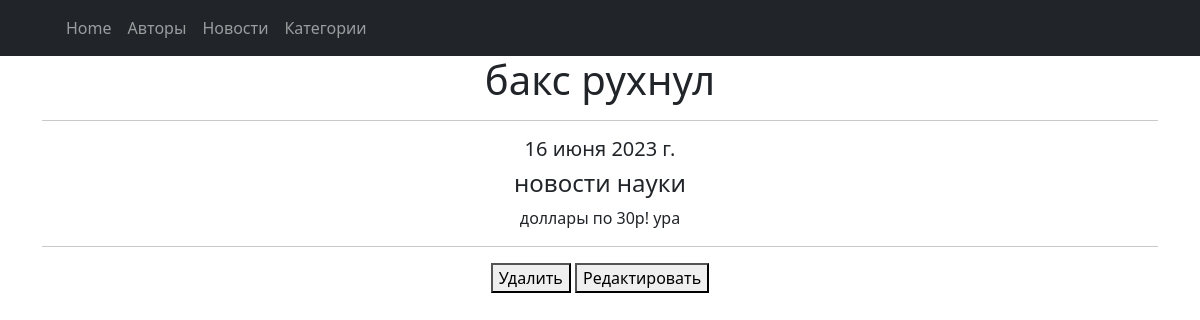
The app's page /news/7/ with its own data.
### news/models.py (models this page shows, shortened)
class Post(models.Model):
    objects = None
    news = 'NW'
    states = 'PS'
    TYPE = [
        (news, 'Новость'),
        (states, 'Статья')
    ]
    post_tip = models.CharField(max_length=10, choices=TYPE, default=states)
    date_in = models.DateField(auto_now_add=True)
    header = models.CharField(max_length=255)
    contents = models.TextField(blank=True)
    author = models.ForeignKey(Author, on_delete=models.CASCADE)
    category = models.ManyToManyField(to=Category, through='PostCategory', related_name='PostCategory')
    rating_post = models.IntegerField(default=0, validators=[MinValueValidator(0.0)])

class Category(models.Model):
    objects = None
    name = models.CharField(max_length=20, default='местные новости')
    subscribers = models.ManyToManyField(User, blank=True, null=True, related_name='subscribers')

### news/views.py (the view)
# urls.py: path('news/<int:pk>/', PostDetail.as_view(), name='post_detail'),
class PostDetail(DetailView):
    model = Post
    template_name = 'post/post_detail.html'
    context_object_name = 'posts'

### templates/post/post_detail.html (shortened to what this page needs)
{% extends 'flatpages/default.html' %}
{% block content %}
    <h1>{{ posts.header }}</h1>
    <hr>
    <h5>{{ posts.date_in }}</h5>
    <h4>{% for category in posts.category.all %}
        {{category.name}}
    {% endfor %}</h4>
    {{ posts.contents }}
<hr>
<button><a class="nav-link" href="/news/{{posts.id}}/delete/">Удалить</a></button>
<button><a class="nav-link" href="/news/{{posts.id}}/update/">Редактировать</a></button>
    {% endblock content %}

### records on screen
Post: header "бакс рухнул", date_in "16 июня 2023 г.", contents "доллары по 30р! ура"
Category: name "новости науки"
